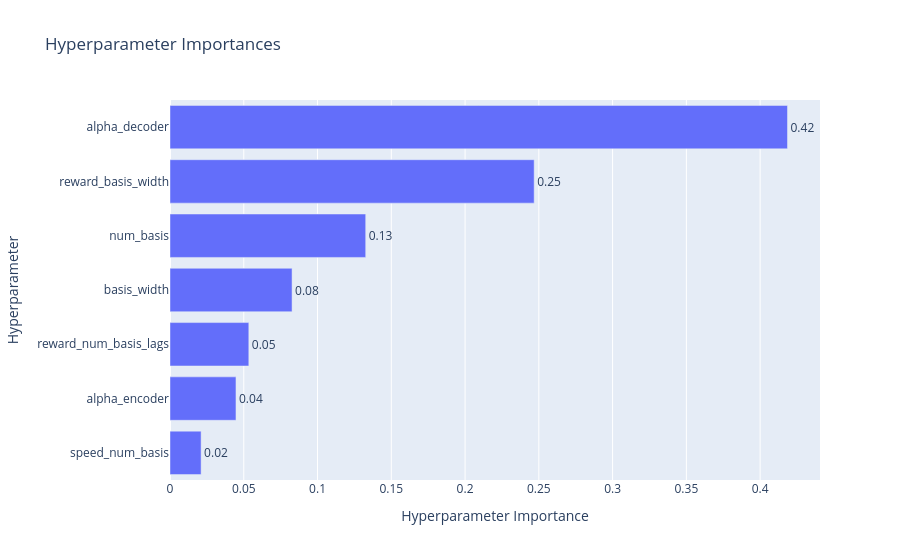
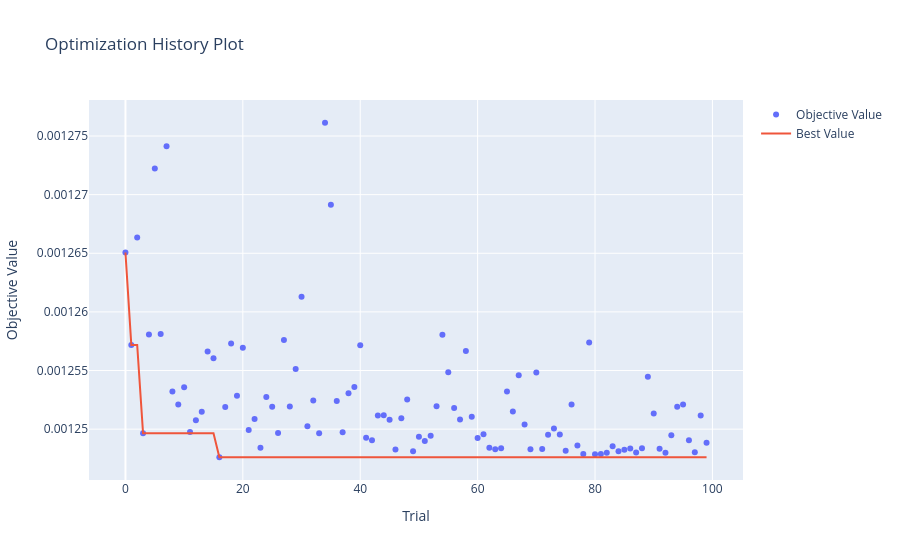
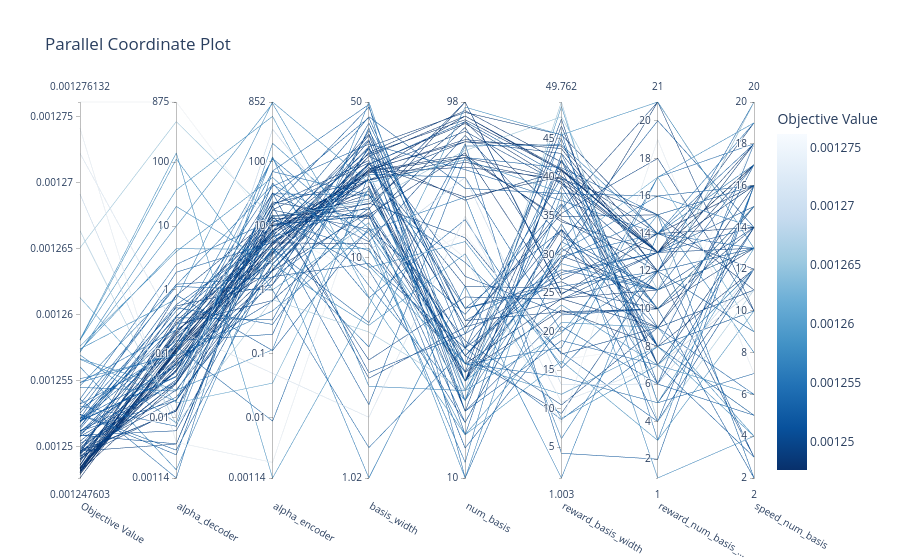

Here is the notebook cell these charts were saved with, in order:
### Code cell
from optuna.visualization import plot_param_importances, plot_optimization_history, plot_parallel_coordinate
from plotly.io import show

f1 = plot_param_importances(study)
f2 = plot_optimization_history(study)
f3 = plot_parallel_coordinate(study)
show(f1)
show(f2)
show(f3)
